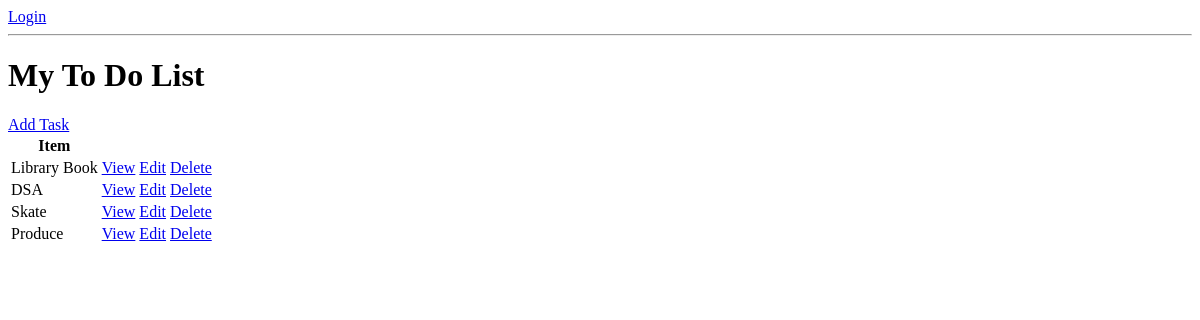
The app's page /, older data.
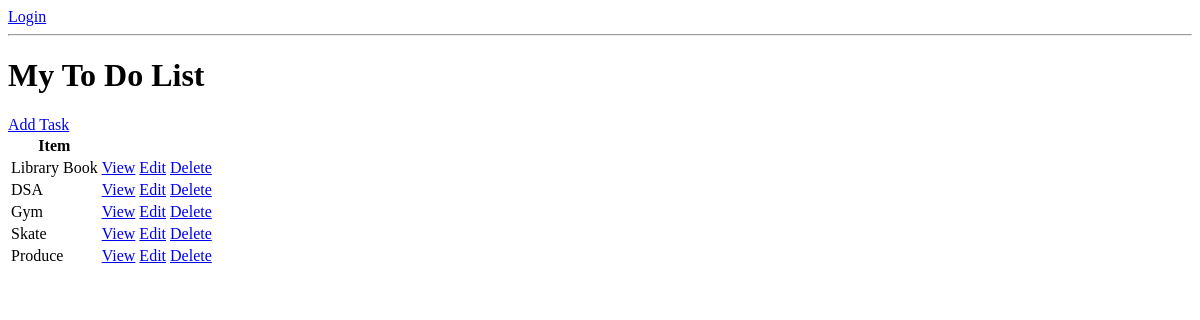
The same page, newer data.
### main/models.py (models this page shows, shortened)
class Task(models.Model):
    user = models.ForeignKey(User, on_delete=models.CASCADE, null=True, blank=True)
    title = models.CharField(max_length=200)
    description = models.TextField(blank=True, null=True)
    complete = models.BooleanField(default=False)
    created = models.DateTimeField(auto_now_add=True)
    due = models.DateField(blank=True, null=True)
    category = models.ForeignKey(Category, on_delete=models.SET_NULL, null=True, blank=True)
    class Meta:
        ordering = ['complete', 'due']

### main/views.py (the view)
# urls.py: path('', TaskList.as_view(), name='tasks'),
class TaskList(ListView):
    model = Task
    context_object_name = 'tasks'

### main/templates/main/task_list.html
{% if request.user.is_authenticated %}
    <p>{{request.user}}</p>
    <a href=''>Logout</a>
{% else %}
    <a href="{% url 'login' %}">Login</a>
{% endif %}
<hr>
<h1>My To Do List</h1>
<a href="{% url 'task-create' %}">Add Task</a>
<table>
    <tr>
        <th>Item</th>
        <th></th>
        <th></th>
    </tr>
    {% for task in tasks %}
    <tr>
        <td>{{task.title}}</td>
        <td><a href="{% url 'task' task.id %}">View</a></td>
        <td><a href="{% url 'task-update' task.id %}">Edit</a></td>
        <td><a href="{% url 'task-delete' task.id %}">Delete</td>
    </tr>
    {% empty %}
    <tr><h3>No tasks in list</h3>
    {% endfor %}
</table>

Row changes from the older to the newer data that the page shows:
added Task: title "Gym"
